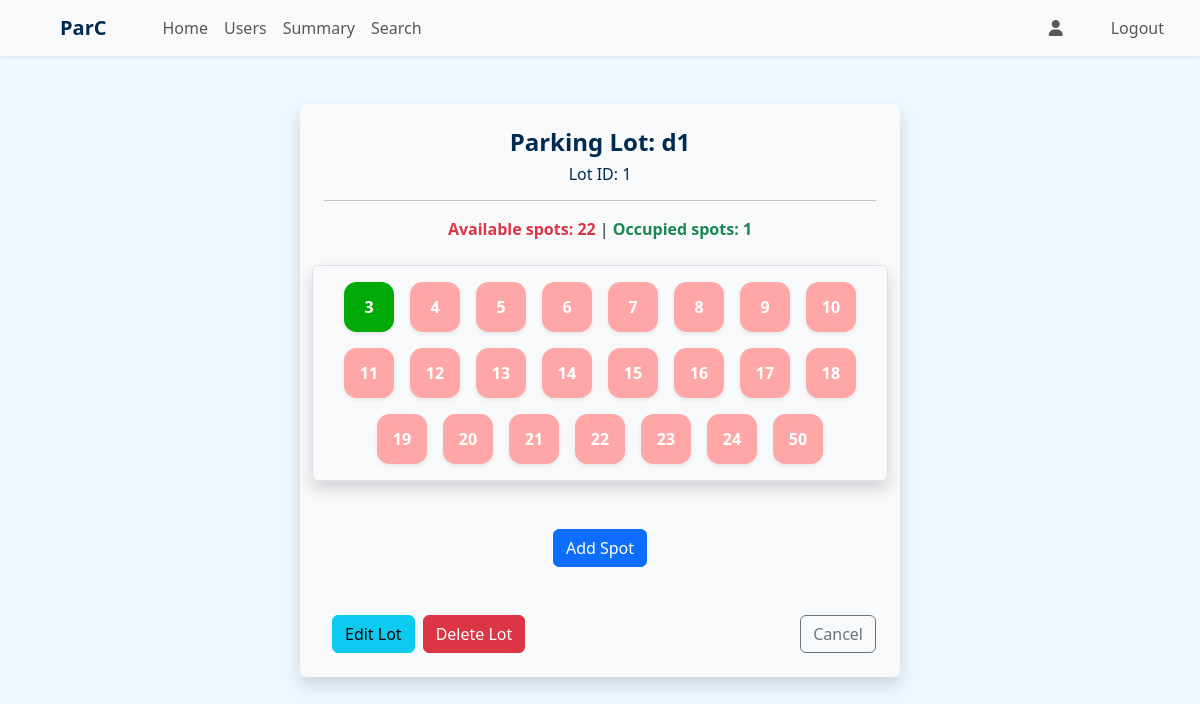
The page /admin/view_parking_lot/1 (signed in) on the database its author committed.
### application/models.py (models this page shows)
class ParkingLot(db.Model):
    id = db.Column(db.Integer, primary_key = True)
    pl_name = db.Column(db.String, nullable = False)
    price = db.Column(db.Integer, nullable = False, default = 1000)
    address = db.Column(db.String, nullable = False)
    pincode = db.Column(db.Integer, nullable = False)
    capacity = db.Column(db.Integer, nullable = False)
    spots_count = db.Column(db.Integer, nullable = False)
    created_at = db.Column(db.DateTime, nullable = False)
    spots = db.relationship('ParkingSpot', backref = 'lot', cascade = 'all, delete')

class ParkingSpot(db.Model):
    id = db.Column(db.Integer, primary_key = True)
    lot_id = db.Column(db.Integer, db.ForeignKey('parking_lot.id'), nullable = False)
    status = db.Column(db.String, nullable = False, default = 'available')
    reservations = db.relationship('Reservation', backref = 'spot', cascade = 'all, delete')

### application/routes.py (the view)
@app.route('/admin/view_parking_lot/<int:lot_id>')
@auth_required()
@roles_required('admin')
def view_parking_lot(lot_id):
    lot = ParkingLot.query.get(lot_id)
    occupied_spots = get_reserved_spots_count(lot.id)
    available_spots = lot.spots_count - occupied_spots
    return render_template('view_lot.html', lot=lot, occupied_spots = occupied_spots, available_spots = available_spots)

### application/utils.py (called while the page is built)
def get_reserved_spots_count(lot_id):
    return ParkingSpot.query.filter_by(lot_id = lot_id, status = "occupied").count()

### templates/view_lot.html (shortened to what this page needs)
{% extends "admin_dashboard.html" %}
{% block content %}
<div class="container my-5 w-50 mx-auto bg-light p-4 rounded shadow">
    <div class="row justify-content-center mb-4">
        <div class="text-center">
            <h4 class="fw-semibold">Parking Lot: {{lot.pl_name}}</h4>
            <h6>Lot ID: {{lot.id}}</h6>
            <hr>
            <div>
                <span class="fw-semibold text-danger">Available spots: {{available_spots}} </span> |
                <span class="fw-semibold text-success">Occupied spots: {{occupied_spots}} </span>
            </div>
        </div>
    </div>
    <div class="row align-items-start justify-content-center gap-3 rounded p-3 bg-light shadow border">
        {% for spot in lot.spots %}
        <a href="{{url_for('get_spot', spot_id = spot.id)}}"
            class="spot_box shadow-sm {{'unavailable' if spot.status != 'available' else 'available'}} ">
            {{spot.id}}
        </a>
        {% else %}
        <div class="text-center">
            <h5 class="text-muted">No Spots Found</h5>
        </div>
        {% endfor %}
    </div>
    <div class="text-center my-5">
        <a href="{{url_for('create_spot', lot_id = lot.id)}}" class="btn btn-primary"> Add Spot</a>
    </div>
    <div class="d-flex justify-content-between">
        <div class="d-flex">
            <a href="{{url_for('edit_parking_lot', lot_id=lot.id)}}" class="btn btn-info mx-2">Edit Lot</a>
            <a href="{{url_for('delete_lot', lot_id = lot.id)}}" class="btn btn-danger">Delete Lot</a>
        </div>
        <a href="javascript:history.back()" class="btn btn-outline-secondary">Cancel</a>
    </div>
</div>
{% endblock %}

### templates/admin_dashboard.html (style rules this page uses)
body { background-image: none !important; }
.spot_box { width: 50px; height: 50px; background-color: red; border-radius: 25%; display: flex; justify-content: center; align-items: center; color: white; font-weight: bold; text-decoration: none; }
.available { background-color: rgb(255, 167, 167); }
.unavailable { background-color: rgb(0, 170, 9); }

### rows shown on the page
ParkingLot: pl_name "d1", id "1"
ParkingSpot: id "3"
ParkingSpot: id "4"
ParkingSpot: id "5"
ParkingSpot: id "6"
ParkingSpot: id "7"
ParkingSpot: id "8"
ParkingSpot: id "9"
ParkingSpot: id "10"
ParkingSpot: id "11"
ParkingSpot: id "12"
ParkingSpot: id "13"
ParkingSpot: id "14"
ParkingSpot: id "15"
ParkingSpot: id "16"
ParkingSpot: id "17"
ParkingSpot: id "18"
ParkingSpot: id "19"
ParkingSpot: id "20"
ParkingSpot: id "21"
ParkingSpot: id "22"
ParkingSpot: id "23"
ParkingSpot: id "24"
ParkingSpot: id "50"

### other values the page prints
{{ available_spots }} "22"
{{ occupied_spots }} "1"
